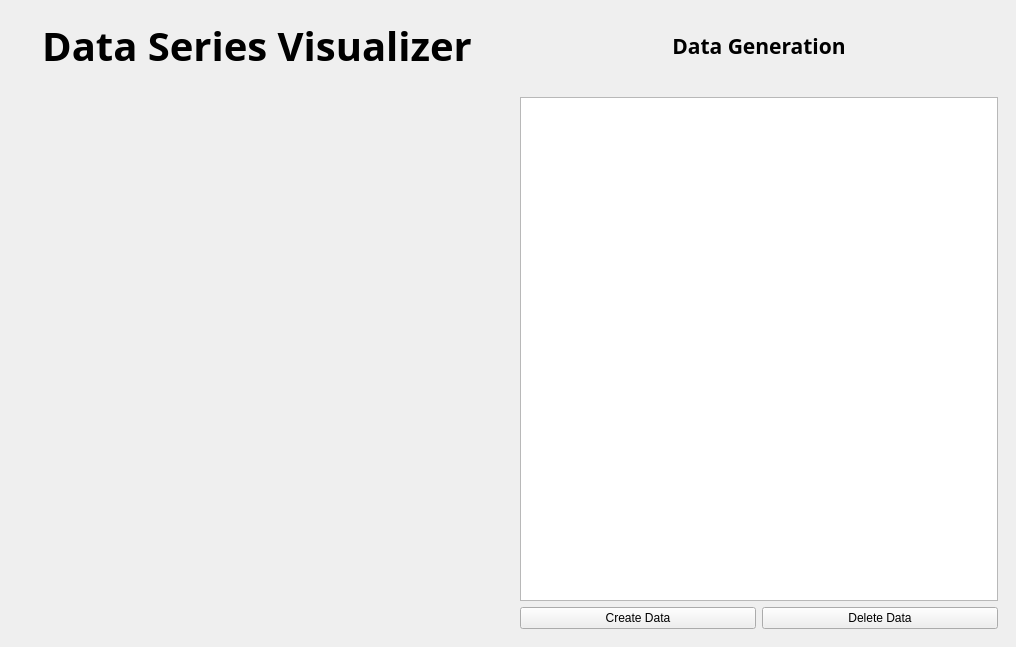
<?xml version="1.0" encoding="UTF-8"?>
<ui version="4.0">
 <class>MainWindow</class>
 <widget class="QMainWindow" name="MainWindow">
  <property name="geometry">
   <rect>
    <x>0</x>
    <y>0</y>
    <width>1016</width>
    <height>647</height>
   </rect>
  </property>
  <property name="windowTitle">
   <string>MainWindow</string>
  </property>
  <widget class="QWidget" name="centralwidget">
   <layout class="QGridLayout" name="gridLayout_2">
    <item row="0" column="0">
     <widget class="QWidget" name="widget_3" native="true">
      <layout class="QVBoxLayout" name="verticalLayout">
       <item>
        <widget class="QLabel" name="label">
         <property name="font">
          <font>
           <family>Lucida Sans</family>
           <pointsize>30</pointsize>
           <weight>75</weight>
           <bold>true</bold>
          </font>
         </property>
         <property name="text">
          <string>Data Series Visualizer</string>
         </property>
         <property name="alignment">
          <set>Qt::AlignCenter</set>
         </property>
        </widget>
       </item>
      </layout>
     </widget>
    </item>
    <item row="1" column="0">
     <widget class="QWidget" name="WidgetCanvas" native="true">
      <layout class="QVBoxLayout" name="verticalLayout_2"/>
     </widget>
    </item>
    <item row="1" column="1">
     <widget class="QWidget" name="widget" native="true">
      <layout class="QGridLayout" name="gridLayout">
       <item row="0" column="0" colspan="2">
        <widget class="QListWidget" name="listWidget"/>
       </item>
       <item row="1" column="0">
        <widget class="QPushButton" name="pushButton">
         <property name="text">
          <string>Create Data</string>
         </property>
        </widget>
       </item>
       <item row="1" column="1">
        <widget class="QPushButton" name="delete_data">
         <property name="text">
          <string>Delete Data</string>
         </property>
        </widget>
       </item>
      </layout>
     </widget>
    </item>
    <item row="0" column="1">
     <widget class="QWidget" name="widget_4" native="true">
      <layout class="QVBoxLayout" name="verticalLayout_3">
       <item>
        <widget class="QLabel" name="label_2">
         <property name="font">
          <font>
           <family>Lucida Sans</family>
           <pointsize>16</pointsize>
           <weight>75</weight>
           <bold>true</bold>
          </font>
         </property>
         <property name="text">
          <string>Data Generation</string>
         </property>
         <property name="alignment">
          <set>Qt::AlignCenter</set>
         </property>
        </widget>
       </item>
      </layout>
     </widget>
    </item>
   </layout>
  </widget>
 </widget>
 <resources/>
 <connections/>
</ui>
